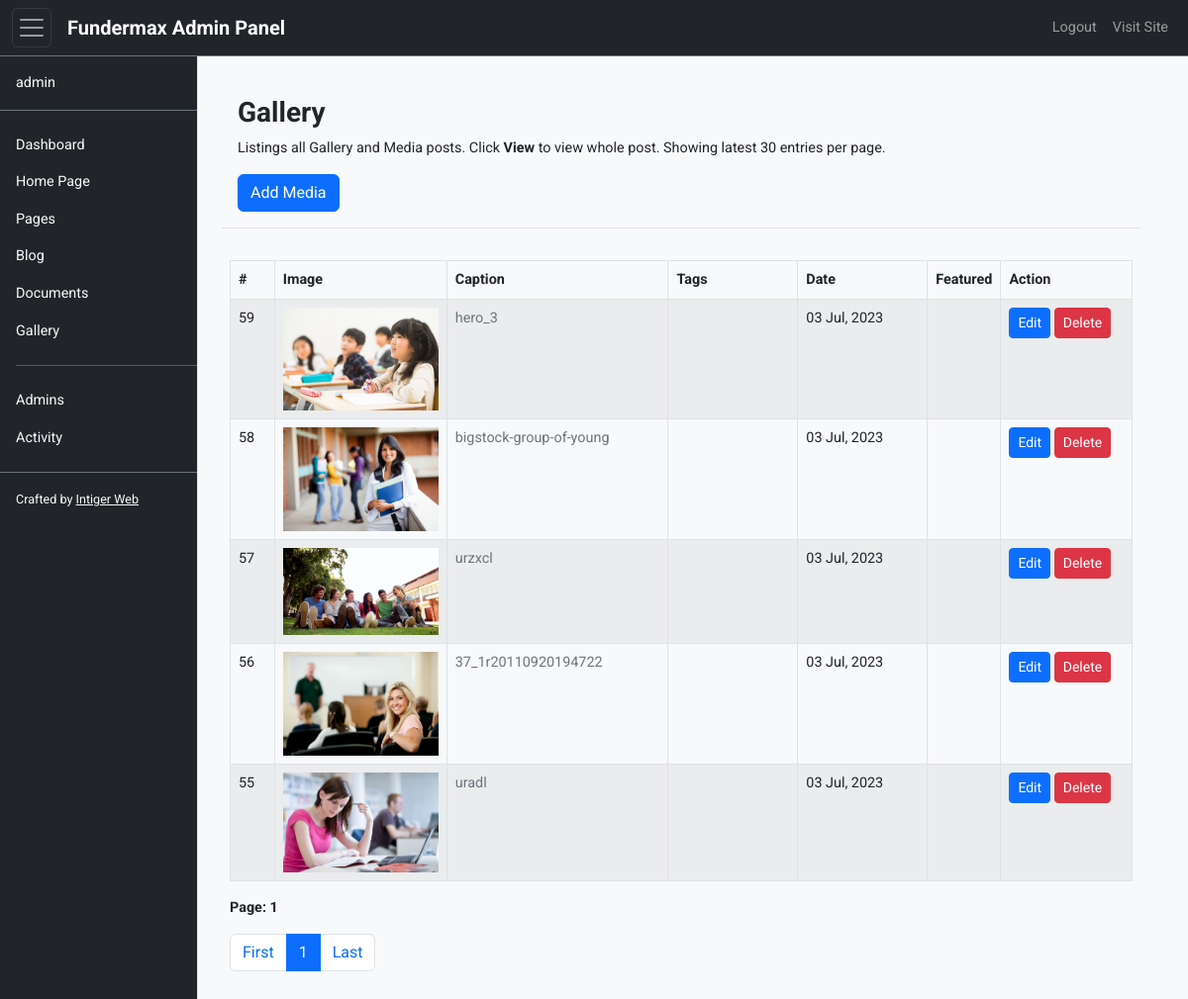
The page /backend/gallery.php (signed in) on the database its author committed.
### tables this page shows
CREATE TABLE `gallery` (
  `gid` int(11) NOT NULL,
  `gal_image` varchar(200) NOT NULL,
  `gal_tags` text NOT NULL,
  `gal_caption` text NOT NULL,
  `gal_featured` varchar(10) NOT NULL,
  `dated` datetime NOT NULL DEFAULT current_timestamp()
);

### backend/inc/logincheck.php (called while the page is built, shortened)
<?php
include('connection.php');
$user_check=$_SESSION['username'];
$sql = mysqli_query($conn, "SELECT `username`, `role` FROM admins WHERE username='$user_check' UNION SELECT `username`, `role` FROM users WHERE username='$user_check'");
$row = mysqli_fetch_array($sql,MYSQLI_ASSOC);
$login_user = $row['username'];
$login_role = $row['role'];
$admin  = ($login_role == 'admin') ? true : false;

### backend/gallery.php (the view, shortened to what this page needs)
<?php include('inc/header.php'); ?>
<div class="p-3 border-bottom">
  <h3> <strong>Gallery</strong> </h3>
  <p>Listings all Gallery and Media posts. Click <strong>View</strong> to view whole post. Showing latest 30 entries per page.</p>
  <a class="btn btn-primary" href="gallery-single.php?add=1"> <i class="fas fa-plus"></i> Add Media</a>
</div>
<div class="p-2">
  <table class="table table-striped table-bordered mt-4">
    <thead>
      <tr>
        <th style="width:5%">#</th>
        <th style="width:20%">Image</th>
        <th style="width:25%">Caption</th>
        <th style="width:15%">Tags</th>
        <th style="width:15%">Date</th>
        <th style="width:5%">Featured</th>
        <th style="width:15%">Action</th>
      </tr>
    </thead>
    <tbody>
      <?php
      $items_per_page = 30;
      if (isset($_GET["pagex"])) {
        $pagex = $_GET["pagex"];
      } else {
        $pagex = 1;
      }
      $start_from = ($pagex - 1) * $items_per_page;
      $select = "SELECT * FROM gallery ORDER BY gid DESC LIMIT $items_per_page OFFSET $start_from";
      $quer = mysqli_query($conn, $select);
      while($fetch = mysqli_fetch_array($quer)){ ?>
        <tr>
          <td> <?php echo $fetch['gid']; ?> </td>
          <td> <img src="../uploads/gallery/<?php echo $fetch['gal_image']; ?>" alt="" width="200">  </td>
          <td>
            <p class="text-muted"><?php echo strip_tags( substr($fetch['gal_caption'], 0, 100) ); ?></p>
          </td>
          <td>
          </td>
          <td>
            <?php echo date('d M, Y', strtotime($fetch['dated'])); ?>
          </td>
          <td class="text-center">
          </td>
          <td class="quad-btns">
            <a class="btn btn-primary btn-sm" href="gallery-single.php?edit=<?php echo $fetch['gid']; ?>">Edit</a>
            <a class="btn btn-danger btn-sm" href="gallery-single.php?del=<?php echo $fetch['gid']; ?>">Delete</a>
          </td>
        </tr>
      <?php } ?>
    </tbody>
  </table>
  <?php echo "<p><strong> Page: ".$pagex. "</strong> </p>"; ?>
  <nav aria-label="Page navigation example">
    <ul class="pagination">
      <?php
        $sql = "SELECT COUNT(gid) AS countx FROM gallery ";
        $stmt          = mysqli_query($conn, $sql);
        $lastid_data   = mysqli_fetch_array($stmt);
        $total_records = $lastid_data['countx'] ;
        $total_pages   = ceil($total_records / $items_per_page);
        $new_data = array("pagex" => "1");
        $full_data = array_merge($_GET, $new_data);
        $url = http_build_query($full_data);
        echo '<li class="page-item"><a class="page-link" href="?'.$url.'">First</a></li>';
        if( $total_pages > 10 ){
          $i = $pagex;
          $min_pages = $i + 10 ;
          if( $min_pages >= $total_pages ){
            $i = $total_pages - 10;
            $min_pages = $i + 10 ;
          }
          for ( $i; $i <= $min_pages; $i++) {
            $new_data = array( "pagex" => $i );
            $full_data = array_merge($_GET, $new_data);
            $url = http_build_query($full_data);
            if( $pagex == $i ){
              echo '<li class="page-item active"><a class="page-link" href="?'.$url.'">'.$i.'</a></li>';
            } else {
              echo '<li class="page-item"><a class="page-link" href="?'.$url.'">'.$i.'</a></li>';
            }
          }
          if( ! ($min_pages >= $total_pages-10) ){
            $new_data = array( "pagex" => $min_pages+1 );
            $full_data = array_merge($_GET, $new_data);
            $url = http_build_query($full_data);
            echo "<a href=?$url> ... </a> ";
          }
        } else {
          for ( $i=1; $i <= $total_pages; $i++) {
            $new_data = array( "pagex" => $i );
            $full_data = array_merge($_GET, $new_data);
            $url = http_build_query($full_data);
            if( $pagex == $i ){
              echo '<li class="page-item active"><a class="page-link" href="?'.$url.'">'.$i.'</a></li>';
            } else {
              echo '<li class="page-item"><a class="page-link" href="?'.$url.'">'.$i.'</a></li>';
            }
          }
        }
        $new_data = array("pagex" => $total_pages);
        $full_data = array_merge($_GET, $new_data);
        $url = http_build_query($full_data);
        echo '<li class="page-item"><a class="page-link" href="?'.$url.'">Last</a></li>';
      ?>
    </ul>
  </nav>
</div>
<?php include('inc/footer.php'); ?>

### backend/inc/header.php (shortened to what this page needs)
<?php include("logincheck.php"); ?>
<!DOCTYPE html>
<html lang="en">
<head>
  <link href="css/bootstrap.min.css" rel="stylesheet">
  <link href="css/style-admin.css" rel="stylesheet">
  <link href="css/jquery-ui.min.css" rel="stylesheet">
  <link href="css/trumbowyg.min.css" rel="stylesheet">
</head>
<body class="bg-light" id="site">
  <div class="site-header">
    <nav class="navbar navbar-expand navbar-dark bg-dark border-bottom border-secondary">
      <div class="container-fluid">
        <button id="sidebarToggle" class="navbar-toggler d-inline-block p-1" title="Menu"><span class="navbar-toggler-icon"></span></button>
        <a class="navbar-brand ms-3 p-0" href="#"> <i class="fa fa-earth-americas text-warning"></i> <strong> Fundermax Admin Panel</strong> </a>
        <div class="collapse navbar-collapse" id="navbarSupportedContent">
          <ul class="navbar-nav ms-auto">
            <li class="nav-item">
              <a class="nav-link" title="Logout" href="#" data-bs-toggle="modal" data-bs-target="#logoutModal"> <i class="fa fa-fw fa-sign-out-alt"></i> <span class="d-none d-lg-inline">Logout</span> </a>
            </li>
            <li class="nav-item">
              <a class="nav-link" title="Visit Site" href="../index.php" target="_blank"> <i class="fa fa-home"></i> <span class="d-none d-lg-inline">Visit Site</span> </a>
            </li>
          </ul>
        </div>
      </div>
    </nav>
  </div>
  <div id="wrapper">
    <div id="site-sidebar" class="bg-dark border-end text-light">
      <?php include("sidebar.php"); ?>
    </div>
    <div id="site-content" class="content-main bg-light p-4 pe-lg-5">

### backend/inc/sidebar.php
<div class="sidebar-nav">
  <div class="text-start py-3 ps-3 border-bottom border-secondary">
    <a class="nav-link" href="user-profile.php?user=<?php echo $login_user; ?>"> <i class="fa fa-fw fa-circle-user"></i> <?php echo $login_user; ?> </a>
  </div>
  <ul class="list-unstyled mt-3 ps-3">
    <li class="py-2">
      <a class="nav-link" href="dashboard.php"> <i class="fa fa-fw fa-boxes"></i> Dashboard </a>
    </li>
    <li class="py-2">
      <a class="nav-link" href="templates.php?edit=1"> <i class="fa fa-fw fa-home"></i> Home Page </a>
    </li>
    <?php if ($admin || $editor) { ?>
      <li class="py-2">
        <a class="nav-link" href="pages.php"> <i class="fa fa-fw fa-file-alt"></i> Pages </a>
      </li>
      <li class="py-2">
        <a class="nav-link" href="blog.php"> <i class="fa fa-fw fa-newspaper"></i> Blog </a>
      </li>
    <?php } ?>
    <li class="py-2">
      <a class="nav-link" href="documents.php"> <i class="fa fa-fw fa-upload"></i> Documents </a>
    </li>
    <li class="py-2">
      <a class="nav-link" href="gallery.php"> <i class="fa fa-fw fa-image"></i> Gallery </a>
    </li>
    <hr>
    <?php if ($admin) { ?>
      <li class="py-2">
        <a class="nav-link" href="admins.php"> <i class="fa fa-fw fa-user-shield"></i> Admins </a>
      </li>
      <li class="py-2">
        <a class="nav-link" href="activity.php"> <i class="fa fa-fw fa-clock"></i> Activity </a>
      </li>
    <?php } ?>
  </ul>
  <div class="text-start py-3 ps-3 border-top border-secondary">
    <small class="text-light"> Crafted by <a class="link-light" href="http://intiger.com" target="_blank" rel="noopener noreferrer">Intiger Web</a></small>
  </div>
</div>

### backend/inc/footer.php (shortened to what this page needs)
    </div>
  </div>
</body>
</html>

### backend/css/style-admin.css (style rules this page uses)
img { height: auto; max-width: 100%; }
#wrapper { overflow-x: hidden; display: flex; }
#site-sidebar { min-height: 100vh; margin-left: -200px; width: 200px; min-width: 200px; transition: margin 0.25s ease-out; }
#site-content { width: 100vw; min-width: 100vw; }
@media (min-width: 768px) { #site-sidebar { margin-left: 0; } }
@media (min-width: 768px) { #site-content { min-width: 0; width: 100%; } }

### backend/inc/header.php (style rules this page uses)
body, button, input, select, optgroup, textarea { font-family: 'Roboto', var(--bs-body-font-family), sans-serif; font-size: 0.9rem; }
#wrapper { overflow-x: hidden; display: flex; }
#site-sidebar { min-height: 100vh; margin-left: -200px; width: 200px; min-width: 200px; transition: margin 0.25s ease-out; }
#site-content { width: 100vw; min-width: 100vw; }
@media (min-width: 768px) { #site-sidebar { margin-left: 0; } }
@media (min-width: 768px) { #site-content { min-width: 0; width: 100%; } }

### rows shown on the page
gallery: gid "59", gal_image (picture), gal_caption "hero_3", dated "03 Jul, 2023"
gallery: gid "58", gal_image (picture), gal_caption "bigstock-group-of-young", dated "03 Jul, 2023"
gallery: gid "57", gal_image (picture), gal_caption "urzxcl", dated "03 Jul, 2023"
gallery: gid "56", gal_image (picture), gal_caption "37_1r20110920194722", dated "03 Jul, 2023"
gallery: gid "55", gal_image (picture), gal_caption "uradl", dated "03 Jul, 2023"

### other values the page prints
$login_user "admin"
$pagex "1"
